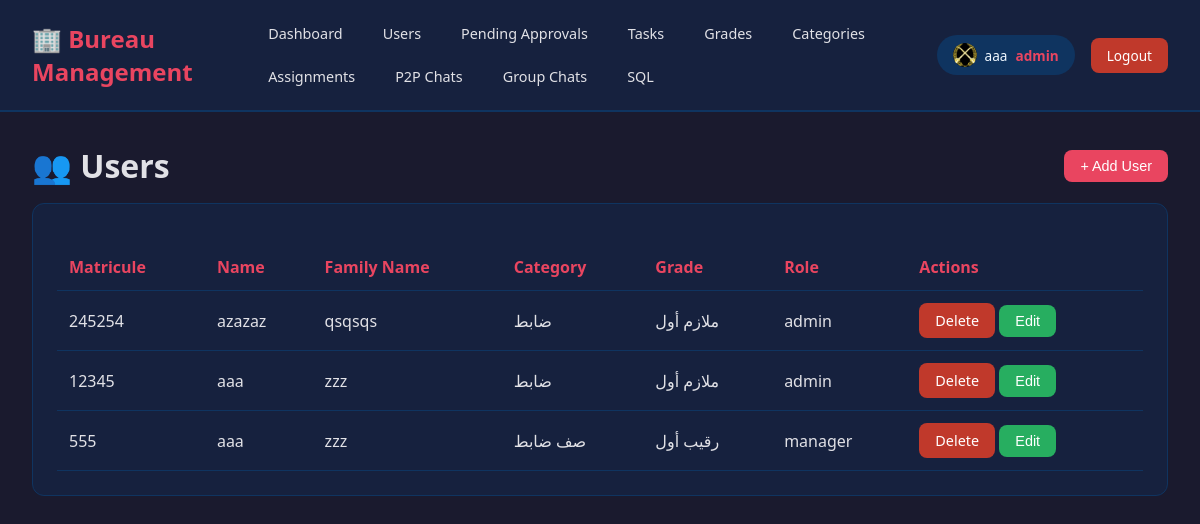
/web/users (signed in), run on the app's committed database.
### database.py (models this page shows)
class User(db.Model):
    __tablename__ = 'users'
    matricule = db.Column(db.Text, primary_key=True)
    name = db.Column(db.Text, nullable=False)
    family_name = db.Column(db.Text, nullable=False)
    category = db.Column(db.Integer, db.ForeignKey('categories.category_id'), nullable=False)
    grade = db.Column(db.Integer, db.ForeignKey('grades.grade_id'), nullable=True)
    user_name = db.Column(db.Text, nullable=False)
    password = db.Column(db.Text, nullable=False)
    profil_pic_url = db.Column(db.Text, nullable=False)
    user_role = db.Column(db.Integer, db.ForeignKey('user_roles.user_role_id'), nullable=False)
    is_approved = db.Column(db.Boolean, nullable=False, default=False)  # NEW: Approval status
    category_rel = db.relationship('Category', backref='users')
    grade_rel = db.relationship('Grade', backref='users')
    role_rel = db.relationship('UserRole', backref='users')
    approval_request = db.relationship('UserApprovalRequest', uselist=False, backref='user', cascade='all, delete-orphan')

class Category(db.Model):
    __tablename__ = 'categories'
    category_id = db.Column(db.Integer, primary_key=True)
    category_name = db.Column(db.Text, nullable=False)

class Grade(db.Model):
    __tablename__ = 'grades'
    grade_id = db.Column(db.Integer, primary_key=True)
    grade_name = db.Column(db.Text, nullable=False)
    category_id = db.Column(db.Integer, db.ForeignKey('categories.category_id'), nullable=False, default=1)
    category_rel = db.relationship('Category', backref='grades')

class UserRole(db.Model):
    __tablename__ = 'user_roles'
    user_role_id = db.Column(db.Integer, primary_key=True, autoincrement=True)
    role = db.Column(db.Text, nullable=False)

### app.py (the view)
@app.route('/web/users')
@manager_required
def web_users():
    users = User.query.all()
    grades = Grade.query.all()
    categories = Category.query.all()
    roles = UserRole.query.all()
    return render_template('tables/users.html', users=users, grades=grades, categories=categories, roles=roles)

### app.py (called while the page is built)
@app.context_processor
def inject_pending_approvals_count():
    def get_pending_approvals_count():
        return UserApprovalRequest.query.count()
    return dict(get_pending_approvals_count=get_pending_approvals_count)

@app.context_processor
def inject_user_profile_pic():
    def get_user_profile_pic():
        if 'user_matricule' in session:
            user = User.query.get(session['user_matricule'])
            if user:
                return get_profile_picture_url(user)
        return '/static/uploads/profiles/default.png'
    return dict(profile_pic=get_user_profile_pic())

### utils.py (called while the page is built)
def get_profile_picture_url(user):
    if user and user.profil_pic_url and user.profil_pic_url.strip():
        return user.profil_pic_url
    return "/static/uploads/profiles/default.png"

### templates/tables/users.html (shortened to what this page needs)
{% extends "base.html" %}
{% block content %}
<div style="display: flex; justify-content: space-between; align-items: center; margin-bottom: 1rem;">
    <h1>👥 Users</h1>
    <button class="btn btn-primary" onclick="document.getElementById('addModal').classList.add('active')">+ Add User</button>
</div>
<div class="card">
    <table>
        <thead><tr><th>Matricule</th><th>Name</th><th>Family Name</th><th>Category</th><th>Grade</th><th>Role</th><th>Actions</th></tr></thead>
        <tbody>
            {% for user in users %}
            <tr>
                <td>{{ user.matricule }}</td>
                <td>{{ user.name }}</td>
                <td>{{ user.family_name }}</td>
                <td>{{ user.category_rel.category_name if user.category_rel else user.category }}</td>
                <td>{{ user.grade_rel.grade_name if user.grade_rel else user.grade }}</td>
                <td>{{ user.role_rel.role if user.role_rel else 'Unknown' }}</td>
                <td>
                    {% set current_role = session.get('user_role', 3) %}
                    {% set target_role = user.user_role %}
                    <a href="{{ url_for('web_delete_user', matricule=user.matricule) }}" class="btn btn-danger" onclick="return confirm('Delete this user?')">Delete</a>
                    {% if current_role <= target_role %}
                    <button class="btn btn-success" onclick="openEditModal('{{ user.matricule }}', '{{ user.name }}', '{{ user.family_name }}', '{{ user.category }}', '{{ user.grade }}', '{{ user.user_role }}')">Edit</button>
                    {% endif %}
                </td>
            </tr>
            {% endfor %}
        </tbody>
    </table>
</div>
                    {% set current_role = session.get('user_role', 3) %}
                    {% set current_role = session.get('user_role', 3) %}
{% endblock %}

### templates/base.html (shortened to what this page needs)
<!DOCTYPE html>
<html lang="en">
<head>
</head>
<body>
    <nav class="navbar">
        <div class="navbar-left">
            <h1>🏢 Bureau Management</h1>
            <div class="nav-links">
                <a href="{{ url_for('dashboard') }}">Dashboard</a>
                {% if session.get('user_role') in [1, 2] %}<a href="{{ url_for('web_users') }}">Users</a>{% endif %}
                {% if session.get('user_role') in [1, 2] %}<a href="{{ url_for('web_pending_approvals') }}">Pending Approvals</a>{% endif %}
                <a href="{{ url_for('web_tasks') }}">Tasks</a>
                {% if session.get('user_role') == 1 %}<a href="{{ url_for('web_grades') }}">Grades</a>{% endif %}
                {% if session.get('user_role') == 1 %}<a href="{{ url_for('web_categories') }}">Categories</a>{% endif %}
                {% if session.get('user_role') in [1, 2] %}<a href="{{ url_for('web_assignments') }}">Assignments</a>{% endif %}
                <a href="{{ url_for('web_p2p_chats') }}">P2P Chats</a>
                <a href="{{ url_for('web_group_chats') }}">Group Chats</a>
                {% if session.get('user_role') == 1 %}<a href="{{ url_for('web_sql') }}">SQL</a>{% endif %}
            </div>
        </div>
        <div class="user-info">
            <a href="{{ url_for('profile') }}" style="text-decoration: none;">
                <div class="user-badge" style="display: flex; align-items: center; gap: 0.5rem; cursor: pointer;">
                    <img src="{{ profile_pic if profile_pic is defined else '/static/uploads/profiles/default.png' }}"
                         alt="" style="width: 24px; height: 24px; border-radius: 50%; object-fit: cover;">
                    <span style="color: aliceblue;">{{ session.get('user_name', 'Guest') }}</span>
                    <span class="role">{{ session.get('user_role_name', 'Unknown') }}</span>
                </div>
            </a>
            <a href="{{ url_for('logout') }}" class="btn-logout">Logout</a>
        </div>
    </nav>
    <div class="container">
        {% block content %}{% endblock %}
    </div>
</body>
</html>

### templates/base.html (style rules this page uses)
* { margin: 0; padding: 0; box-sizing: border-box; }
body { font-family: 'Segoe UI', Tahoma, Geneva, Verdana, sans-serif; background: #1a1a2e; color: #e1e1e6; min-height: 100vh; }
.navbar { background: #16213e; padding: 1rem 2rem; display: flex; align-items: center; justify-content: space-between; border-bottom: 2px solid #0f3460; }
.navbar-left { display: flex; align-items: center; gap: 2rem; }
.navbar h1 { color: #e94560; font-size: 1.5rem; }
.nav-links { display: flex; gap: 0.5rem; flex-wrap: wrap; }
.nav-links a { color: #e1e1e6; text-decoration: none; padding: 0.5rem 1rem; border-radius: 8px; transition: all 0.3s; font-size: 0.9rem; }
.user-info { display: flex; align-items: center; gap: 1rem; }
.user-badge { background: #0f3460; padding: 0.5rem 1rem; border-radius: 20px; font-size: 0.85rem; }
.user-badge .role { color: #e94560; font-weight: bold; }
.btn-logout { background: #c0392b; color: white; padding: 0.5rem 1rem; border-radius: 8px; text-decoration: none; font-size: 0.85rem; transition: background 0.3s; }
.container { padding: 2rem; max-width: 1400px; margin: 0 auto; }
.card { background: #16213e; border-radius: 12px; padding: 1.5rem; margin-bottom: 1.5rem; border: 1px solid #0f3460; }
table { width: 100%; border-collapse: collapse; margin-top: 1rem; }
th, td { padding: 0.75rem; text-align: left; border-bottom: 1px solid #0f3460; }
th { color: #e94560; font-weight: 600; }
.btn { display: inline-block; padding: 0.5rem 1rem; border-radius: 8px; text-decoration: none; border: none; cursor: pointer; font-size: 0.9rem; transition: all 0.3s; }
.btn-primary { background: #e94560; color: white; }
.btn-danger { background: #c0392b; color: white; }
.btn-success { background: #27ae60; color: white; }

### data on the page
User: profil_pic_url (picture), matricule "12345", name "aaa", family_name "zzz", category_rel "ضابط", grade_rel "ملازم أول", role_rel "admin"
User: matricule "245254", name "azazaz", family_name "qsqsqs", category_rel "ضابط", grade_rel "ملازم أول", role_rel "admin"
User: matricule "555", name "aaa", family_name "zzz", category_rel "صف ضابط", grade_rel "رقيب أول", role_rel "manager"

### other printed values
{{ session.get('user_name', 'Guest') }} "aaa"
{{ session.get('user_role_name', 'Unknown') }} "admin"
